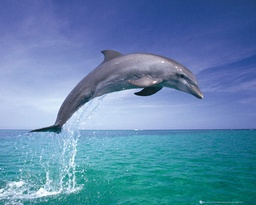
#> input picture images/delphin.jpg, 256 x 205 px, shrunk from 1000 x 800 before the run
$ python seam_carving.py
#> lines starting #> are read from the running program, lines starting #| are printed output that depends on the picture; after the words box and inside, x2 and y2 are one past the last pixel; in counts of white or black regions, pixels touching at a corner belong together
### computer_vision_lib.py
# -*- coding: utf-8 -*-
"""
Created on Sun Oct 24 18:14:01 2021

@author: Alexander Pilz
"""
#imports of functions and libraries
import warnings
warnings.filterwarnings('ignore')
from PIL import Image
print("--> PIL.Image imported")
import numpy as np
print("--> numpy imported")

#class definition of seam
#a seam has a value and a number of positions
class seam:
    #seam constructor
    def __init__(self):
        self.value = 0
        self.positions = []

    #positions can be added
    def addPosition(self, position):
        self.positions.append(position)

    #the last position get be retrieved
    def getLastPosition(self):
        return self.positions[len(self.positions)-1]

    #a seam can be printed to the console
    # [6 lines left out: function printSeam, not called in this run]

#class definition of position
#a position has a pair of coordinates and a pixel value
class position:
    def __init__(self, x, y, value):
        self.x = x
        self.y = y
        self.value = value

    #a position can be printed to the console
    def printPosition(self):
        print("X:", self.x, " Y: ", self.y, " Value: ", self.value)

#function converts an array containing pixel values into an image
def arrayToImage(imageArray):
    image = Image.fromarray(imageArray, mode='RGB')
    image.show()

#function converts an image to an array containing its pixel values
def imageToArray(imagePath):
    image = Image.open(imagePath)
    imageArray = np.asarray(image).copy()

    return imageArray

#function converts an image to an rotated array containing its pixel values
# [6 lines left out: function imageToArray90, not called in this run]

#function sobel filters an array containing pixel values horizontally
def sobelHorizontalFilter(imageArray):

    height = len(imageArray) #store imahe height
    width = len(imageArray[0]) #store image width

    sobelHorizontalFilteredImageArray = imageArray.copy() #copy array with pixel values

    kernel = [[1,2,1],[0,0,0],[-1,-2,-1]] #initialize kernel

    for i in range (1, height-1): #iterate over height
        for j in range (1, width-1): #iterate over width
            values = [] #initialize values
            for k in range(-1, 2): #iterate over kernel-size
                for h in range(-1, 2): #iterate over kernel-size
                    value = (0.2126*imageArray[i+k][j+h][0] + 0.7152*imageArray[i+k][j+h][1] + 0.0722*imageArray[i+k][j+h][2]) #convert rgb value to greyscale value
                    values.append(value) #append value to values
            value = 0 #reset value
            counter = 0 #initialize counter
            for ki in range(0, len(kernel)): #iterate over kernel-height
                for kj in range(0, len(kernel[0])): #iterate over kernel-width
                    value = value + values[counter] * kernel[ki][kj] #add value to overall kernel-output
                    counter += 1 #increase counter
            sobelHorizontalFilteredImageArray[i][j][0] = abs(value) #write value to result array at position 0
            sobelHorizontalFilteredImageArray[i][j][1] = abs(value) #write value to result array at position 1
            sobelHorizontalFilteredImageArray[i][j][2] = abs(value) #write value to result array at position 2

    cornerValue = 0

    for i in range(1, height-1): #ietarte over vertical borders
        value1 = (0.2126*imageArray[i-1][1][0]+0.7152*imageArray[i-1][1][1]+0.0722*imageArray[i-1][1][2])
        -(0.2126*imageArray[i+1][1][0]+0.7152*imageArray[i+1][1][1]+0.0722*imageArray[i+1][1][2])
        +2*(0.2126*imageArray[i-1][0][0]+0.7152*imageArray[i-1][0][1]+0.0722*imageArray[i-1][0][2])
        -2*(0.2126*imageArray[i+1][0][0]+0.7152*imageArray[i+1][0][1]+0.0722*imageArray[i+1][0][2])

        cornerValue += value1

        sobelHorizontalFilteredImageArray[i][0][0] = abs(value1)
        sobelHorizontalFilteredImageArray[i][0][1] = abs(value1)
        sobelHorizontalFilteredImageArray[i][0][2] = abs(value1)

        value2 = (0.2126*imageArray[i-1][width-2][0]+0.7152*imageArray[i-1][width-2][1]+0.0722*imageArray[i-1][width-2][2])
        -(0.2126*imageArray[i+1][width-2][1]+0.7152*imageArray[i+1][width-2][1]+0.0722*imageArray[i+1][width-2][2])
        +2*(0.2126*imageArray[i-1][width-1][0]+0.7152*imageArray[i-1][width-1][1]+0.0722*imageArray[i-1][width-1][2])
        -2*(0.2126*imageArray[i+1][width-1][0]+0.7152*imageArray[i+1][width-1][1]+0.0722*imageArray[i+1][width-1][2])

        cornerValue += value2

        sobelHorizontalFilteredImageArray[i][width-1][0] = abs(value2)
        sobelHorizontalFilteredImageArray[i][width-1][1] = abs(value2)
        sobelHorizontalFilteredImageArray[i][width-1][2] = abs(value2)

    for i in range(1, width-1): #iterate over horizontal borders
        value1 = -(0.2126*imageArray[1][i-1][0]+0.7152*imageArray[1][i-1][1]+0.0722*imageArray[1][i-1][2])
        -2*(0.2126*imageArray[1][i][0]+0.7152*imageArray[1][i][1]+0.0722*imageArray[1][i][2])
        -(0.2126*imageArray[1][i+1][0]+0.7152*imageArray[1][i+1][1]+0.0722*imageArray[1][i+1][2])

        cornerValue += value1

        sobelHorizontalFilteredImageArray[0][i][0] = abs(value1)
        sobelHorizontalFilteredImageArray[0][i][1] = abs(value1)
        sobelHorizontalFilteredImageArray[0][i][2] = abs(value1)

        value2 = (0.2126*imageArray[height-2][i-1][0]+0.7152*imageArray[height-2][i-1][1]+0.0722*imageArray[height-2][i-1][2])
        +2*(0.2126*imageArray[height-2][i][0]+0.7152*imageArray[height-2][i][1]+0.0722*imageArray[height-2][i][2])
        +(0.2126*imageArray[height-2][i+1][0]+0.7152*imageArray[height-2][i+1][1]+0.0722*imageArray[height-2][i+1][2])

        cornerValue += value2

        sobelHorizontalFilteredImageArray[height-1][i][0] = abs(value2)
        sobelHorizontalFilteredImageArray[height-1][i][1] = abs(value2)
        sobelHorizontalFilteredImageArray[height-1][i][2] = abs(value2)

    #set mean value for corners
    for i in range(0, 3):
        sobelHorizontalFilteredImageArray[0][0][i] = abs(cornerValue)/4
        sobelHorizontalFilteredImageArray[height-1][0][i] = abs(cornerValue)/4
        sobelHorizontalFilteredImageArray[0][width-1][i] = abs(cornerValue)/4
        sobelHorizontalFilteredImageArray[height-1][width-1][i] = abs(cornerValue)/4

    return sobelHorizontalFilteredImageArray #return the filtered result

#function sobel filters an array containing pixel values vertically
def sobelVerticalFilter(imageArray):

    height = len(imageArray) #store imahe height
    width = len(imageArray[0]) #store image width

    sobelVerticalFilteredImageArray = imageArray.copy() #copy array with pixel values

    kernel = [[-1,0,1],[-2,0,2],[-1,0,1]] #initialize kernel

    for i in range (1, height-1): #iterate over height
        for j in range (1, width-1): #iterate over width
            values = [] #initialize values
            for k in range(-1, 2): #iterate over kernel-size
                for h in range(-1, 2): #iterate over kernel-size
                    value = (0.2126*imageArray[i+k][j+h][0] + 0.7152*imageArray[i+k][j+h][1] + 0.0722*imageArray[i+k][j+h][2]) #convert rgb value to greyscale value
                    values.append(value) #append value to values
            value = 0 #reset value
            counter = 0 #initialize counter
            for ki in range(0, len(kernel)): #iterate over kernel-height
                for kj in range(0, len(kernel[0])): #iterate over kernel-width
                    value = value + values[counter] * kernel[ki][kj] #add value to overall kernel-output
                    counter += 1 #increase counter
            sobelVerticalFilteredImageArray[i][j][0] = abs(value) #write value to result array at position 0
            sobelVerticalFilteredImageArray[i][j][1] = abs(value) #write value to result array at position 1
            sobelVerticalFilteredImageArray[i][j][2] = abs(value) #write value to result array at position 2

    cornerValue = 0

    for i in range(1, height-1): #ietarte over vertical borders
        value1 = (0.2126*imageArray[i-1][1][0]+0.7152*imageArray[i-1][1][1]+0.0722*imageArray[i-1][1][2])
        +2*(0.2126*imageArray[i][1][0]+0.7152*imageArray[i][1][1]+0.0722*imageArray[i][1][2])
        +(0.2126*imageArray[i+1][1][0]+0.7152*imageArray[i+1][1][1]+0.0722*imageArray[i+1][1][2])

        cornerValue += value1

        sobelVerticalFilteredImageArray[i][0][0] = abs(value1)
        sobelVerticalFilteredImageArray[i][0][1] = abs(value1)
        sobelVerticalFilteredImageArray[i][0][2] = abs(value1)

        value2 = -(0.2126*imageArray[i-1][width-2][0]+0.7152*imageArray[i-1][width-2][1]+0.0722*imageArray[i-1][width-2][2])
        -2*(0.2126*imageArray[i][width-2][0]+0.7152*imageArray[i][width-2][1]+0.0722*imageArray[i][width-2][2])
        -(0.2126*imageArray[i+1][width-2][0]+0.7152*imageArray[i+1][width-2][1]+0.0722*imageArray[i+1][width-2][2])

        cornerValue += value2

        sobelVerticalFilteredImageArray[i][width-1][0] = abs(value2)
        sobelVerticalFilteredImageArray[i][width-1][1] = abs(value2)
        sobelVerticalFilteredImageArray[i][width-1][2] = abs(value2)

    for i in range(1, width-1): #iterate over horizontal borders
        value1 = -2*(0.2126*imageArray[0][i-1][0]+0.7152*imageArray[0][i-1][1]+0.0722*imageArray[0][i-1][2])
        +2*(0.2126*imageArray[0][i+1][0]+0.7152*imageArray[0][i+1][1]+0.0722*imageArray[0][i+1][2])
        -(0.2126*imageArray[1][i-1][0]+0.7152*imageArray[1][i-1][1]+0.0722*imageArray[1][i-1][2])
        +(0.2126*imageArray[1][i+1][0]+0.7152*imageArray[1][i+1][1]+0.0722*imageArray[1][i+1][2])

        cornerValue += value1

        sobelVerticalFilteredImageArray[0][i][0] = abs(value1)
        sobelVerticalFilteredImageArray[0][i][1] = abs(value1)
        sobelVerticalFilteredImageArray[0][i][2] = abs(value1)

        value2 = -2*(0.2126*imageArray[height-1][i-1][0]+0.7152*imageArray[height-1][i-1][1]+0.0722*imageArray[height-1][i-1][2])
        +2*(0.2126*imageArray[height-1][i+1][0]+0.7152*imageArray[height-1][i+1][1]+0.0722*imageArray[height-1][i+1][2])
        -(0.2126*imageArray[height-2][i-1][0]+0.7152*imageArray[height-2][i-1][1]+0.0722*imageArray[height-2][i-1][2])
        +(0.2126*imageArray[height-2][i+1][0]+0.7152*imageArray[height-2][i+1][1]+0.0722*imageArray[height-2][i+1][2])

        cornerValue += value2

        sobelVerticalFilteredImageArray[height-1][i][0] = abs(value2)
        sobelVerticalFilteredImageArray[height-1][i][1] = abs(value2)
        sobelVerticalFilteredImageArray[height-1][i][2] = abs(value2)

    #set mean value for corners
    for i in range(0, 3):
        sobelVerticalFilteredImageArray[0][0][i] = abs(cornerValue)/4
        sobelVerticalFilteredImageArray[height-1][0][i] = abs(cornerValue)/4
        sobelVerticalFilteredImageArray[0][width-1][i] = abs(cornerValue)/4
        sobelVerticalFilteredImageArray[height-1][width-1][i] = abs(cornerValue)/4

    return sobelVerticalFilteredImageArray #return the filtered result

#function sobel filters an array containing pixel values
def fullSobelFilter(imageArray):

    height = len(imageArray) #store imahe height
    width = len(imageArray[0]) #store image width

    horizontalSobelArray = sobelHorizontalFilter(imageArray) #filter array horizontally
    verticalSobelArray = sobelVerticalFilter(imageArray) #filter array vertically

    sobelFilteredImageArray = imageArray.copy() #copy array with pixel values

    for i in range (1, height-1): #iterate over height
        for j in range (1, width-1): #iterate over width
            sobelFilteredImageArray[i][j][0] = horizontalSobelArray[i][j][0] + verticalSobelArray[i][j][0] #sum vertical and horizontal value
            sobelFilteredImageArray[i][j][1] = horizontalSobelArray[i][j][1] + verticalSobelArray[i][j][1] #sum vertical and horizontal value
            sobelFilteredImageArray[i][j][2] = horizontalSobelArray[i][j][2] + verticalSobelArray[i][j][2] #sum vertical and horizontal value

    return sobelFilteredImageArray #return the filtered result

#extracts a seam form an energy map
def minimalSeam(energyMap):

    height = len(energyMap) #store imahe height
    width = len(energyMap[0]) #store image width

    s = seam() #initialize seam
    initialMinimum = min(energyMap[height-1]) #find seam with minimal value -> minimal value in last row
    initialMinimumY = energyMap[height-1].index(initialMinimum) #get index of the minimal value

    initialPosition = position(height, initialMinimumY, initialMinimum) #construct first position of the minimal seam

    s.addPosition(initialPosition) #add first position to seam

    for i in range (1, height): #iterate over height
        index = height-i #get real index (since we are actually going upward)
        values = [] #initialize values
        p = s.getLastPosition() #get last (initial) position of the seam

        #dynamicly retrace seam through minimal neighboring pixels
        if(p.y == 0):
           p1 = position(index, p.y, energyMap[index][p.y])
           p2 = position(index, p.y+1, energyMap[index][p.y+1])
           values.append(p1)
           values.append(p2)
        elif(p.y == width-1):
            p1 = position(index, p.y, energyMap[index][p.y])
            p2 = position(index, p.y-1, energyMap[index][p.y-1])
            values.append(p1)
            values.append(p2)
        else:
            p1 = position(index, p.y, energyMap[index][p.y])
            p2 = position(index, p.y-1, energyMap[index][p.y-1])
            p3 = position(index, p.y+1, energyMap[index][p.y+1])
            values.append(p1)
            values.append(p2)
            values.append(p3)

        minValue = values[0].value #get minimal neighbor
        minY = values[0].y #initialize min value
        for i in range(0, len(values)): #iterate over possible values
            if(values[i].value < minValue):
                minValue = values[i].value #set new minimal value
                minY = values[i].y #set new y coordinate of new minimal value
        pNew = position(index, minY, minValue) #construct next position
        s.addPosition(pNew) #add new position to seam

    return s #return seam

def findMinimalSeam(imageArray, sobelFilteredImage):

    height = len(imageArray) #store imahe height
    width = len(imageArray[0]) #store image width

    sobelFilteredImageArray = sobelFilteredImage.copy() #copy image array
    energyMap = [] #initialize energy map

    firstRow = [] #initialize first row
    for i in range (0, width): #iterate ver width
       firstRow.append(sobelFilteredImageArray[0][i][0]) #append values of first row
    energyMap.append(firstRow) #appemnd first row to energy map

    for i in range (1, height-1): #iterate over height
        row = [] #initialize row
        for j in range (0, width): #iterate over width

                #dynamicly build energy map
                if j == 0:
                    values = []
                    values.append(sobelFilteredImageArray[i-1][j][0])
                    values.append(sobelFilteredImageArray[i-1][j+1][0])
                elif j == width-1:
                    values = []
                    values.append(sobelFilteredImageArray[i-1][j][0])
                    values.append(sobelFilteredImageArray[i-1][j-1][0])
                else:
                    values = []
                    values.append(sobelFilteredImageArray[i-1][j][0])
                    values.append(sobelFilteredImageArray[i-1][j+1][0])
                    values.append(sobelFilteredImageArray[i-1][j-1][0])
                row.append(sobelFilteredImageArray[i][j][0] + min(values)) #add value of minimal neighbor to current index
        energyMap.append(row) #append row to energy map

    seam = minimalSeam(energyMap) #find minimal seam in energy map

    return seam #return minimal seam

#function removes a given vertical seam from a given array containing pixel values
def removeVerticalSeam(imageArray, seam):

    height = len(imageArray) #store imahe height
    width = len(imageArray[0]) #store image width

    newImageArray = imageArray.copy() #copy the array containign the pixel values
    newImageArray = np.delete(newImageArray, width-1, 1) #delte a collumn to correct for changes in dimension
    for i in range (0, height-1): #iterate over height
        row = imageArray[i] #retrieve row
        newRow = np.delete(row, seam.positions[i].y, 0) #delete corresponding seam position from array
        newImageArray[i] = newRow #add new row

    return newImageArray

#function removes a number of vertical seams from a given image
def removeVerticalSeams(imagePath, numberOfSeams):
    imageArray = imageToArray(imagePath) #convert image to an array containing its pixel values
#> in imageToArray, image is the input picture: PIL image 256x205 RGB; mean R, G, B 93.4, 135.5, 173.5
    sobelFilteredImageArray = fullSobelFilter(imageArray) #apply sobel operator to array
#> in fullSobelFilter, `height = len(imageArray)`: height = 205
#> in fullSobelFilter, `width = len(imageArray[0])`: width = 256
#> in sobelHorizontalFilter, `height = len(imageArray)`: height = 205
#> in sobelHorizontalFilter, `width = len(imageArray[0])`: width = 256
#> after the loop in sobelHorizontalFilter, `for i in range (1, height-1):`:
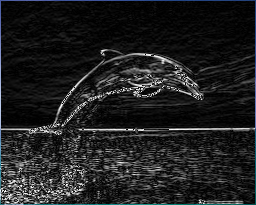
#> sobelHorizontalFilteredImageArray: shape (205, 256, 3); mean R, G, B 30.4, 31.4, 32
#> the loop in sobelHorizontalFilter, `for i in range(1, height-1):` made 203 passes
#> (value1, cornerValue, value2) on passes 1 to 3: (92.37, 151.7, 59.38), (94.37, 308.6, 62.52), (94.37, 465.5, 62.52)
#> after the loop in sobelHorizontalFilter, `for i in range(1, height-1):`:
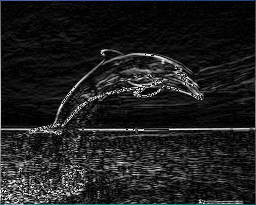
#> sobelHorizontalFilteredImageArray: shape (205, 256, 3); 0.77% of pixels changed, all inside (x1, y1, x2, y2) = (0, 1, 256, 204)
#> after the loop in sobelHorizontalFilter, `for i in range(1, height-1):`: cornerValue = 48242.4
#> the loop in sobelHorizontalFilter, `for i in range(1, width-1):` made 254 passes
#> (value1, cornerValue, value2) on passes 1 to 3: (-93.37, 48245.6, 96.57), (-94.37, 48251.3, 100.1), (-94.37, 48266.4, 109.5)
#> after the loop in sobelHorizontalFilter, `for i in range(1, width-1):`:
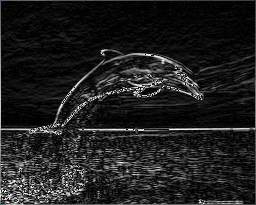
#> sobelHorizontalFilteredImageArray: shape (205, 256, 3); 0.97% of pixels changed, all inside (x1, y1, x2, y2) = (1, 0, 255, 205)
#> after the loop in sobelHorizontalFilter, `for i in range(1, width-1):`: cornerValue = 55242.2
#> in sobelVerticalFilter, `height = len(imageArray)`: height = 205
#> in sobelVerticalFilter, `width = len(imageArray[0])`: width = 256
#> after the loop in sobelVerticalFilter, `for i in range (1, height-1):`:
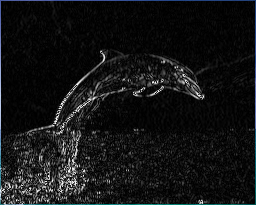
#> sobelVerticalFilteredImageArray: shape (205, 256, 3); mean R, G, B 18.9, 19.8, 20.5
#> the loop in sobelVerticalFilter, `for i in range(1, height-1):` made 203 passes
#> (value1, cornerValue, value2) on passes 1 to 3: (92.37, 32.99, -59.38), (94.37, 64.84, -62.52), (94.37, 96.68, -62.52)
#> after the loop in sobelVerticalFilter, `for i in range(1, height-1):`:
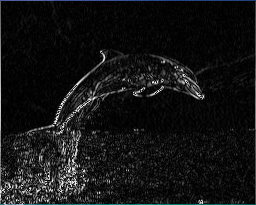
#> sobelVerticalFilteredImageArray: shape (205, 256, 3); 0.77% of pixels changed, all inside (x1, y1, x2, y2) = (0, 1, 256, 204)
#> after the loop in sobelVerticalFilter, `for i in range(1, width-1):`:
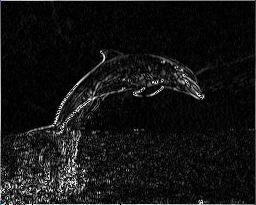
#> sobelVerticalFilteredImageArray: shape (205, 256, 3); 0.97% of pixels changed, all inside (x1, y1, x2, y2) = (1, 0, 255, 205)

    for i in range(0, numberOfSeams): #iterate over number of seams
        s = findMinimalSeam(imageArray, sobelFilteredImageArray) #find minimal seam
        imageArray = removeVerticalSeam(imageArray, s) #remove seam from image
        sobelFilteredImageArray = removeVerticalSeam(sobelFilteredImageArray, s) #remove seam from energy map
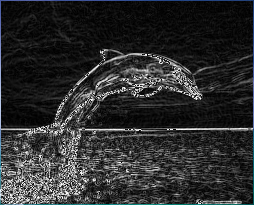
#> sobelFilteredImageArray: shape (205, 254, 3); mean R, G, B 43.6, 44.5, 45.2

    result = Image.fromarray(imageArray) #convert result to image
    result.save("images/vertical_removed.jpeg") #store resulting image

#function removes a number of horizontal seams from a given array containing pixel values
# [12 lines left out: function removeHorizontalSeams, not called in this run]


### seam_carving.py
import computer_vision_lib as cvl

#-----------------------------------------------------------------------------
#cvl.removeVerticalSeams("images/mann_auf_pferd.jpg", 5)
#cvl.arrayToImage(cvl.fullSobelFilter("images/lena.png"))
cvl.removeVerticalSeams("images/delphin.jpg", 2)

$ run again, with images/mann_auf_pferd.jpg copied over images/delphin.jpg
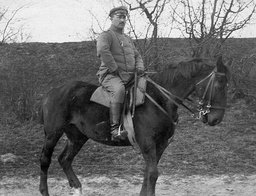
#> input picture images/mann_auf_pferd.jpg, 256 x 196 px, shrunk from 588 x 450 before the run
#> in imageToArray, image is the input picture: PIL image 256x196 RGB; min 0, max 255, mean 109.9
#> in fullSobelFilter, `height = len(imageArray)`: height = 196
#> in fullSobelFilter, `width = len(imageArray[0])`: width = 256
#> in sobelHorizontalFilter, `height = len(imageArray)`: height = 196
#> in sobelHorizontalFilter, `width = len(imageArray[0])`: width = 256
#> the loop in sobelHorizontalFilter, `for i in range(1, height-1):` made 194 passes
#> (value1, cornerValue, value2) on passes 1 to 3: (229, 460, 231), (222, 907, 225), (222, 1349, 220)
#> after the loop in sobelHorizontalFilter, `for i in range(1, height-1):`: cornerValue = 45642
#> the loop in sobelHorizontalFilter, `for i in range(1, width-1):` made 254 passes
#> (value1, cornerValue, value2) on passes 1 to 3: (-225, 45557, 140), (-222, 45499, 164), (-225, 45453, 179)
#> after the loop in sobelHorizontalFilter, `for i in range(1, width-1):`:
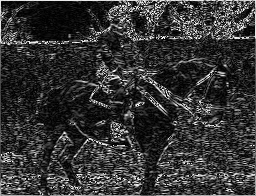
#> sobelHorizontalFilteredImageArray: shape (196, 256, 3); min 0, max 255, mean 52.4
#> after the loop in sobelHorizontalFilter, `for i in range(1, width-1):`: cornerValue = 31490
#> in sobelVerticalFilter, `height = len(imageArray)`: height = 196
#> in sobelVerticalFilter, `width = len(imageArray[0])`: width = 256
#> the loop in sobelVerticalFilter, `for i in range(1, height-1):` made 194 passes
#> (value1, cornerValue, value2) on passes 1 to 3: (229, -2, -231), (222, -5, -225), (222, -3, -220)
#> after the loop in removeVerticalSeams, `for i in range(0, numberOfSeams):`:
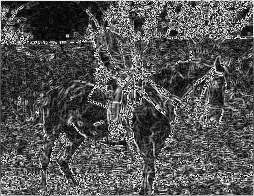
#> sobelFilteredImageArray: shape (196, 254, 3); min 0, max 255, mean 84.2
